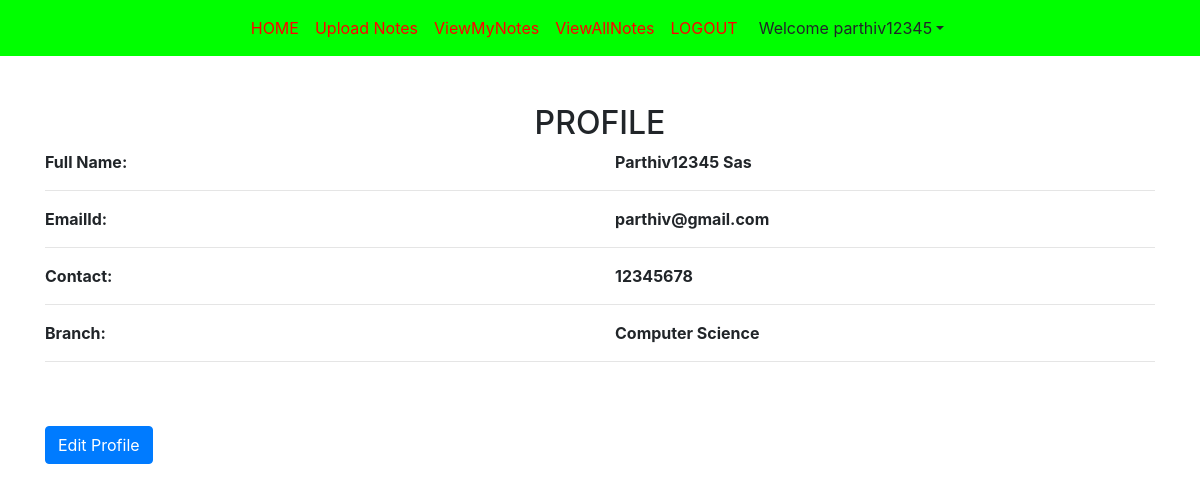
Page /profile/ (signed in) on the committed database.
### notes/models.py (models this page shows, shortened)
class Signup(models.Model):
    user=models.ForeignKey(User,on_delete=models.CASCADE,null=True)
    contact=models.CharField(max_length=10,null=True)
    branch=models.CharField(max_length=10)
    role=models.CharField(max_length=10)

### notes/views.py (the view)
# urls.py: path('profile/',profile,name='profile'),
def profile(request):
    if not request.user.is_authenticated:
        return redirect('userlogin')
    user=User.objects.get(id=request.user.id)
    data=Signup.objects.get(user=user)
    d={'data':data,'user':user}
    return render(request,'profile.html',d)

### notes/templates/profile.html
{% extends 'usernavigation.html' %}
{% load static %}
{% block body %}
<div class="container mt-5">
    <h2 class="text-center">PROFILE</h2>
    <div class="row">
        <div class="col-md-6">
            <b>Full Name:</b>
        </div>
        <div class="col-md-6" style="text-transform: capitalize;">
            <b>{{data.user.first_name}} {{data.user.last_name}}</b>
        </div>
    </div>
    <hr>
    <div class="row">
        <div class="col-md-6">
            <b>EmailId:</b>
        </div>
        <div class="col-md-6">
            <b>{{data.user.username}}</b>
        </div>
    </div>
    <hr>
    <div class="row">
        <div class="col-md-6">
            <b>Contact:</b>
        </div>
        <div class="col-md-6">
            <b>{{data.contact}}</b>
        </div>
    </div>
    <hr>
    <div class="row">
        <div class="col-md-6">
            <b>Branch:</b>
        </div>
        <div class="col-md-6">
            <b>{{data.branch}}</b>
        </div>
    </div>
    <hr>
    <a href="{% url 'edit_profile'%}" class="btn btn-primary mt-5">Edit Profile</a>
</div>
{% endblock %}

### notes/templates/usernavigation.html (shortened to what this page needs)
<!DOCTYPE html>
<html lang="en">
<head>
    {% load static %}
    <link rel="stylesheet" href="https://maxcdn.bootstrapcdn.com/bootstrap/4.3.1/css/bootstrap.min.css">
    <link rel="stylesheet" href="https://use.fontawesome.com/releases/v5.6.3/css/all.css"
>
</head>
<link rel="stylesheet" type="text/css" href="{% static 'css/mystyle.css' %}">
<link rel="stylesheet" href="https://cdn.datatables.net/1.10.22/css/jquery.dataTables.min.css">
<link rel="stylesheet" href="https://cdn.datatables.net/buttons/1.6.4/css/buttons.dataTables.min.css">
<link rel="stylesheet" type="text/css" href="{% static 'css/mystyle.css' %}">
</head>
<body>
    <nav class="navbar navbar-expand-sm justify-content-center" style="background-color:lime;">
        <ul class="navbar-nav">
            <li class="navbar-item"><a href="{% url 'profile'%}" class="nav-link">HOME</a></li>
            <li class="navbar-item"><a href="{% url 'upload_notes'%}" class="nav-link">Upload Notes</a></li>
            <li class="navbar-item"><a href="{% url 'view_mynotes'%}" class="nav-link">ViewMyNotes</a></li>
            <li class="navbar-item"><a href="{% url 'viewallnotes'%}" class="nav-link">ViewAllNotes</a></li>
            <li class="navbar-item"><a href="{% url 'logout' %}" class="nav-link">LOGOUT</a></li>
            <div class="btn-group">
                <button type="button" class="btn bnt-primary dropdown-toggle" data-toggle="dropdown">Welcome
                    {{request.user.first_name}}</button>
            </div>
        </ul>
    </nav>
</body>
</html>
{% block body %}
{% endblock %}

### notes/static/css/mystyle.css (style rules this page uses)
.nav-link { color:red; }

### rows in the picture
Signup: user.first_name "Parthiv12345", user.last_name "Sas", user.username "parthiv@gmail.com", contact "12345678", branch "Computer Science"

### other values in the picture
{{ request.user.first_name }} "parthiv12345"
